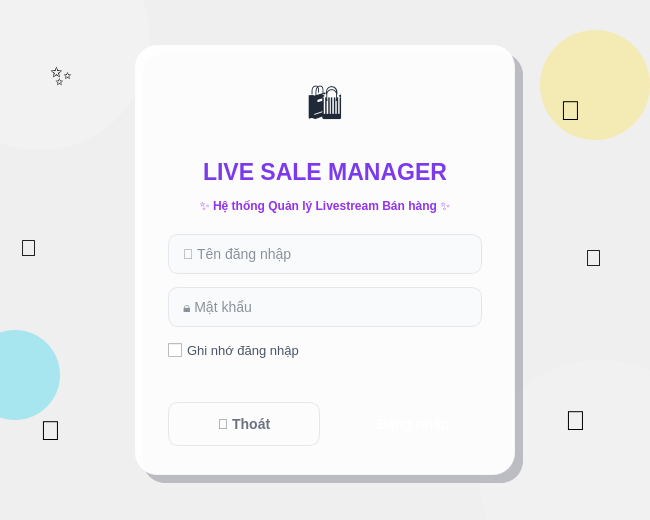
<?xml version="1.0" encoding="UTF-8"?>
<ui version="4.0">
 <class>LoginDialog</class>
 <widget class="QDialog" name="LoginDialog">
  <property name="geometry">
   <rect>
    <x>0</x>
    <y>0</y>
    <width>650</width>
    <height>520</height>
   </rect>
  </property>
  <property name="minimumSize">
   <size>
    <width>650</width>
    <height>520</height>
   </size>
  </property>
  <property name="maximumSize">
   <size>
    <width>650</width>
    <height>520</height>
   </size>
  </property>
  <property name="windowTitle">
   <string>Đăng nhập - Live Sale Manager</string>
  </property>
  <property name="styleSheet">
   <string notr="true">
    QDialog {
        background: qlineargradient(spread:pad, x1:0, y1:0, x2:1, y2:1,
            stop:0 #6d28d9, stop:0.35 #a855f7, stop:0.7 #ec4899, stop:1 #fb923c);
    }
   </string>
  </property>
  <!-- ===== Hình khối trang trí phía sau (bong bóng gradient mờ) ===== -->
  <widget class="QFrame" name="blobTopLeft">
   <property name="geometry">
    <rect>
     <x>-70</x>
     <y>-70</y>
     <width>220</width>
     <height>220</height>
    </rect>
   </property>
   <property name="styleSheet">
    <string notr="true">
     #blobTopLeft {
         background-color: rgba(255, 255, 255, 40);
         border-radius: 110px;
     }
    </string>
   </property>
  </widget>
  <widget class="QFrame" name="blobBottomRight">
   <property name="geometry">
    <rect>
     <x>480</x>
     <y>360</y>
     <width>240</width>
     <height>240</height>
    </rect>
   </property>
   <property name="styleSheet">
    <string notr="true">
     #blobBottomRight {
         background-color: rgba(255, 255, 255, 35);
         border-radius: 120px;
     }
    </string>
   </property>
  </widget>
  <widget class="QFrame" name="blobAccentGold">
   <property name="geometry">
    <rect>
     <x>540</x>
     <y>30</y>
     <width>110</width>
     <height>110</height>
    </rect>
   </property>
   <property name="styleSheet">
    <string notr="true">
     #blobAccentGold {
         background-color: rgba(253, 224, 71, 90);
         border-radius: 55px;
     }
    </string>
   </property>
  </widget>
  <widget class="QFrame" name="blobAccentCyan">
   <property name="geometry">
    <rect>
     <x>-30</x>
     <y>330</y>
     <width>90</width>
     <height>90</height>
    </rect>
   </property>
   <property name="styleSheet">
    <string notr="true">
     #blobAccentCyan {
         background-color: rgba(34, 211, 238, 90);
         border-radius: 45px;
     }
    </string>
   </property>
  </widget>
  <!-- ===== Icon trang trí bay lơ lửng quanh khung đăng nhập ===== -->
  <widget class="QLabel" name="lblDecoSparkle1">
   <property name="geometry">
    <rect>
     <x>50</x>
     <y>55</y>
     <width>40</width>
     <height>40</height>
    </rect>
   </property>
   <property name="font">
    <font>
     <pointsize>20</pointsize>
    </font>
   </property>
   <property name="text">
    <string>✨</string>
   </property>
  </widget>
  <widget class="QLabel" name="lblDecoConfetti">
   <property name="geometry">
    <rect>
     <x>560</x>
     <y>90</y>
     <width>40</width>
     <height>40</height>
    </rect>
   </property>
   <property name="font">
    <font>
     <pointsize>20</pointsize>
    </font>
   </property>
   <property name="text">
    <string>🎉</string>
   </property>
  </widget>
  <widget class="QLabel" name="lblDecoStar">
   <property name="geometry">
    <rect>
     <x>40</x>
     <y>410</y>
     <width>40</width>
     <height>40</height>
    </rect>
   </property>
   <property name="font">
    <font>
     <pointsize>20</pointsize>
    </font>
   </property>
   <property name="text">
    <string>💫</string>
   </property>
  </widget>
  <widget class="QLabel" name="lblDecoGift">
   <property name="geometry">
    <rect>
     <x>565</x>
     <y>400</y>
     <width>40</width>
     <height>40</height>
    </rect>
   </property>
   <property name="font">
    <font>
     <pointsize>20</pointsize>
    </font>
   </property>
   <property name="text">
    <string>🎁</string>
   </property>
  </widget>
  <widget class="QLabel" name="lblDecoBag">
   <property name="geometry">
    <rect>
     <x>20</x>
     <y>230</y>
     <width>36</width>
     <height>36</height>
    </rect>
   </property>
   <property name="font">
    <font>
     <pointsize>17</pointsize>
    </font>
   </property>
   <property name="text">
    <string>🛒</string>
   </property>
  </widget>
  <widget class="QLabel" name="lblDecoHeart">
   <property name="geometry">
    <rect>
     <x>585</x>
     <y>240</y>
     <width>36</width>
     <height>36</height>
    </rect>
   </property>
   <property name="font">
    <font>
     <pointsize>17</pointsize>
    </font>
   </property>
   <property name="text">
    <string>💖</string>
   </property>
  </widget>
  <!-- ===== Lớp bóng đổ giả phía sau khung đăng nhập (tạo hiệu ứng nổi) ===== -->
  <widget class="QFrame" name="frameLoginShadow">
   <property name="geometry">
    <rect>
     <x>143</x>
     <y>53</y>
     <width>380</width>
     <height>430</height>
    </rect>
   </property>
   <property name="styleSheet">
    <string notr="true">
     #frameLoginShadow {
         background-color: rgba(15, 23, 42, 60);
         border-radius: 22px;
     }
    </string>
   </property>
  </widget>
  <!-- ===== Khung đăng nhập chính (hiệu ứng kính mờ - glassmorphism) ===== -->
  <widget class="QFrame" name="frameLoginCard">
   <property name="geometry">
    <rect>
     <x>135</x>
     <y>45</y>
     <width>380</width>
     <height>430</height>
    </rect>
   </property>
   <property name="styleSheet">
    <string notr="true">
     #frameLoginCard {
         background-color: rgba(255, 255, 255, 245);
         border-radius: 22px;
         border: 1px solid rgba(255, 255, 255, 180);
     }
     QLabel {
         color: #1f2937;
     }
     QLineEdit {
         border: 1px solid #e5e7eb;
         border-radius: 10px;
         padding: 10px 12px;
         font-size: 14px;
         color: #1f2937;
         background-color: #f9fafb;
     }
     QLineEdit:focus {
         border: 2px solid #a855f7;
         background-color: #ffffff;
     }
     QCheckBox {
         color: #4b5563;
         font-size: 13px;
     }
     QPushButton#btnLogin {
         background: qlineargradient(spread:pad, x1:0, y1:0, x2:1, y2:0,
             stop:0 #8b5cf6, stop:0.5 #d946ef, stop:1 #ec4899);
         color: #ffffff;
         border-radius: 10px;
         font-weight: bold;
         font-size: 14px;
         height: 42px;
         border: none;
     }
     QPushButton#btnLogin:hover {
         background: qlineargradient(spread:pad, x1:0, y1:0, x2:1, y2:0,
             stop:0 #7c3aed, stop:0.5 #c026d3, stop:1 #db2777);
     }
     QPushButton#btnLogin:pressed {
         background: #7c3aed;
     }
     QPushButton#btnExit {
         background-color: transparent;
         border: 1px solid #e5e7eb;
         color: #6b7280;
         border-radius: 10px;
         font-weight: 500;
         font-size: 14px;
         height: 42px;
     }
     QPushButton#btnExit:hover {
         background-color: #fdf4ff;
         color: #a855f7;
         border: 1px solid #e9d5ff;
     }
    </string>
   </property>
   <property name="frameShape">
    <enum>QFrame::NoFrame</enum>
   </property>
   <layout class="QVBoxLayout" name="verticalLayout_2">
    <property name="spacing">
     <number>13</number>
    </property>
    <property name="leftMargin">
     <number>32</number>
    </property>
    <property name="topMargin">
     <number>28</number>
    </property>
    <property name="rightMargin">
     <number>32</number>
    </property>
    <property name="bottomMargin">
     <number>28</number>
    </property>
    <item alignment="Qt::AlignHCenter">
     <widget class="QLabel" name="lblLogo">
      <property name="minimumSize">
       <size>
        <width>72</width>
        <height>72</height>
       </size>
      </property>
      <property name="maximumSize">
       <size>
        <width>72</width>
        <height>72</height>
       </size>
      </property>
      <property name="font">
       <font>
        <pointsize>28</pointsize>
       </font>
      </property>
      <property name="alignment">
       <set>Qt::AlignCenter</set>
      </property>
      <property name="text">
       <string>🛍️</string>
      </property>
      <property name="styleSheet">
       <string notr="true">
        #lblLogo {
            background: qlineargradient(spread:pad, x1:0, y1:0, x2:1, y2:1,
                stop:0 #a855f7, stop:1 #ec4899);
            border-radius: 36px;
        }
       </string>
      </property>
     </widget>
    </item>
    <item>
     <widget class="QLabel" name="lblTitle">
      <property name="font">
       <font>
        <family>Segoe UI</family>
        <pointsize>17</pointsize>
        <bold>true</bold>
       </font>
      </property>
      <property name="alignment">
       <set>Qt::AlignCenter</set>
      </property>
      <property name="text">
       <string>LIVE SALE MANAGER</string>
      </property>
      <property name="styleSheet">
       <string notr="true">color: #7c3aed; font-weight: bold;</string>
      </property>
     </widget>
    </item>
    <item>
     <widget class="QLabel" name="lblSubtitle">
      <property name="alignment">
       <set>Qt::AlignCenter</set>
      </property>
      <property name="text">
       <string>✨ Hệ thống Quản lý Livestream Bán hàng ✨</string>
      </property>
      <property name="styleSheet">
       <string notr="true">color: #9333ea; font-size: 12px; font-weight: 500;</string>
      </property>
     </widget>
    </item>
    <item>
     <spacer name="verticalSpacer_card_1">
      <property name="orientation">
       <enum>Qt::Vertical</enum>
      </property>
      <property name="sizeType">
       <enum>QSizePolicy::Fixed</enum>
      </property>
      <property name="sizeHint" stdset="0">
       <size>
        <width>20</width>
        <height>8</height>
       </size>
      </property>
     </spacer>
    </item>
    <item>
     <widget class="QLineEdit" name="txtUsername">
      <property name="placeholderText">
       <string>👤 Tên đăng nhập</string>
      </property>
     </widget>
    </item>
    <item>
     <widget class="QLineEdit" name="txtPassword">
      <property name="echoMode">
       <enum>QLineEdit::Password</enum>
      </property>
      <property name="placeholderText">
       <string>🔒 Mật khẩu</string>
      </property>
     </widget>
    </item>
    <item>
     <widget class="QCheckBox" name="chkRememberMe">
      <property name="text">
       <string>Ghi nhớ đăng nhập</string>
      </property>
     </widget>
    </item>
    <item>
     <widget class="QLabel" name="lblStatus">
      <property name="alignment">
       <set>Qt::AlignCenter</set>
      </property>
      <property name="text">
       <string/>
      </property>
      <property name="styleSheet">
       <string notr="true">color: #ef4444; font-size: 11px; font-weight: 500;</string>
      </property>
     </widget>
    </item>
    <item>
     <layout class="QHBoxLayout" name="horizontalLayout_buttons">
      <property name="spacing">
       <number>10</number>
      </property>
      <item>
       <widget class="QPushButton" name="btnExit">
        <property name="text">
         <string>🚪 Thoát</string>
        </property>
       </widget>
      </item>
      <item>
       <widget class="QPushButton" name="btnLogin">
        <property name="text">
         <string>🔑 Đăng nhập</string>
        </property>
       </widget>
      </item>
     </layout>
    </item>
   </layout>
  </widget>
 </widget>
 <resources/>
 <connections/>
</ui>
